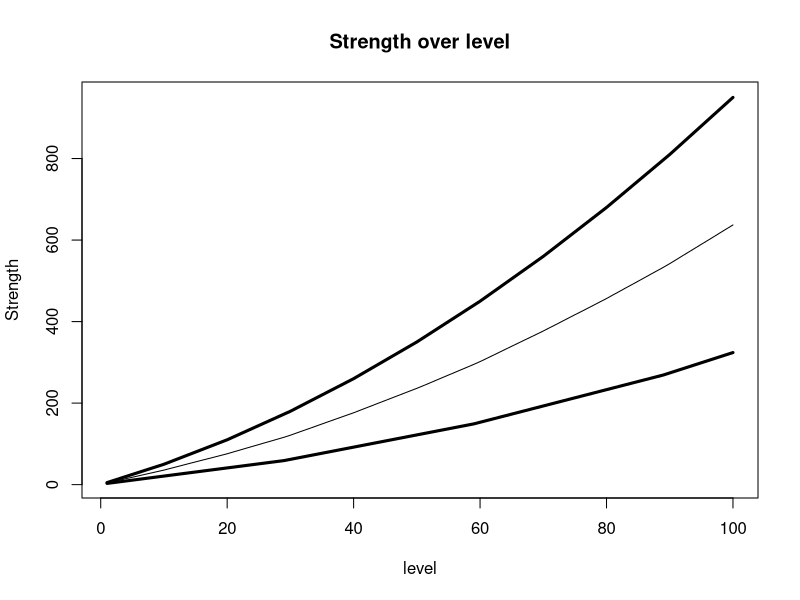
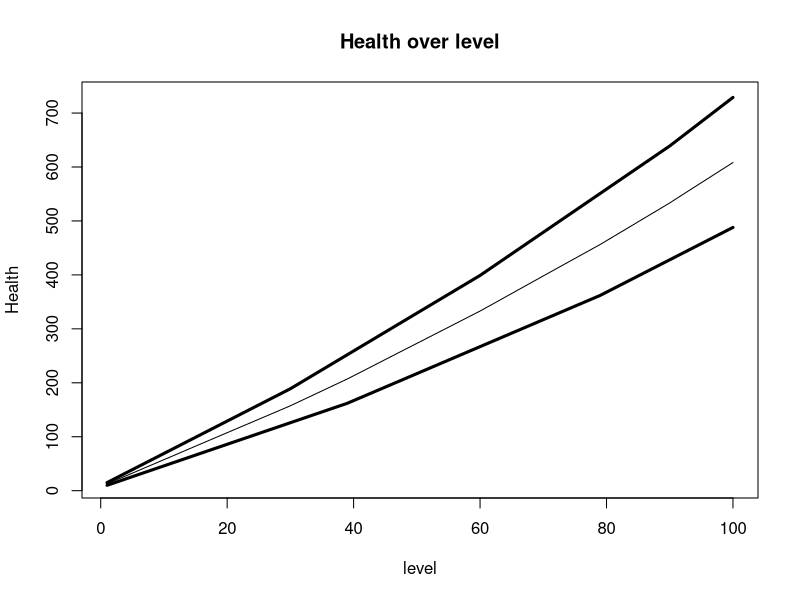
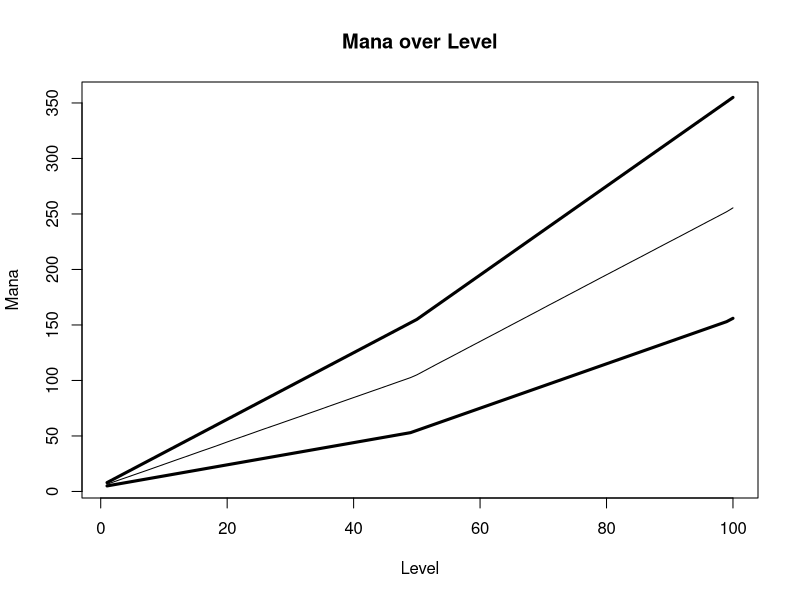

Generate these figures, in order, with R:
max <- c(5)
min <- c(3)
levels <- 2:100
for(each in levels){
  max <- c(max, 4+ceiling(each/10)+max[length(max)])
  min <- c(min, 2+floor(each/30)+min[length(min)])
}

random <- c(sum(sample(x = 3:5, size = 1000, replace = T))/1000)
for(each in 2:100){
  random <- c(random, random[length(random)]+sum(sample(x = (2+floor(each/30)):(4+ceiling(each/10)), size = 1000, replace = T))/1000)
}
plot(max, type = 'l', lwd = 3, xlab = "level", ylab = "Strength", main = "Strength over level")
lines(random)
lines(min, lwd = 3)

### Health
max <- c(15)
min <- c(10)
levels <- 2:100
for(each in levels){
  max <- c(max, 5+ceiling(each/30)+max[length(max)])
  min <- c(min, 4+floor(each/40)+min[length(min)])
}

random <- c(sum(sample(x = 10:15, size = 1000, replace = T))/1000)
for(each in 2:100){
  random <- c(random, random[length(random)]+sum(sample(x = (4+floor(each/40)):(5+ceiling(each/30)), size = 1000, replace = T))/1000)
}
plot(max, type = 'l', lwd = 3, xlab = "level", ylab = "Health", main = "Health over level")
lines(random)
lines(min, lwd = 3)

### Mana
max <- c(8)
min <- c(5)
levels <- 2:100
for(each in levels){
  max <- c(max, 2+ceiling(each/50)+max[length(max)])
  min <- c(min, 1+floor(each/50)+min[length(min)])
}

random <- c(sum(sample(x = 5:8, size = 1000, replace = T))/1000)
for(each in 2:100){
  random <- c(random, random[length(random)]+sum(sample(x = (1+floor(each/50)):(2+ceiling(each/50)), size = 1000, replace = T))/1000)
}
plot(max, type = 'l', lwd = 3, xlab = "Level", ylab = "Mana", main = "Mana over Level")
lines(random)
lines(min, lwd = 3)